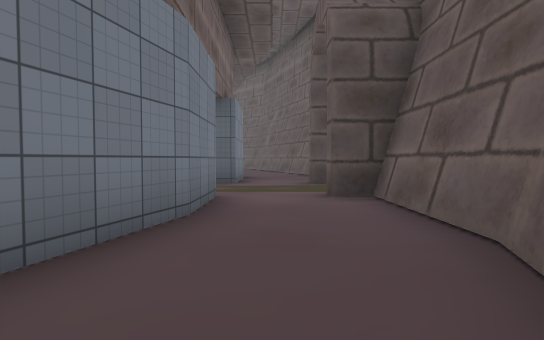
view 1 (above)

24 first-person views from a walk through a Unity game level. The camera is 1.2 m above the floor, tilts 2° down and sees 80° across. The floor is counted in squares, 2 m on a side. Each view is taken from the middle of a square. On the plan, view 1 faces up. The plan holds only what a view shows up to about 10 squares ahead; the rest is blank. The place goes on beyond the plan. The player character is not drawn. Some surface patterns are stand-ins.

view 2
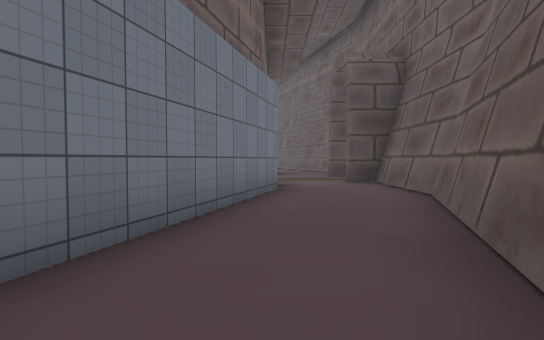

view 3
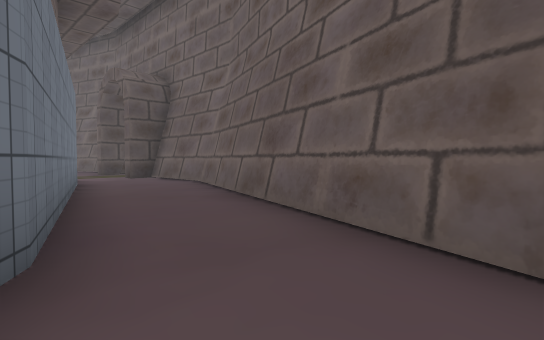

view 4
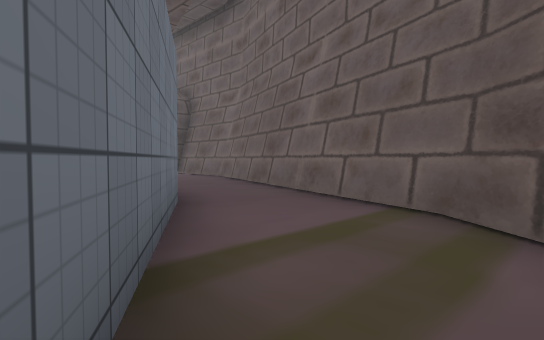

view 5
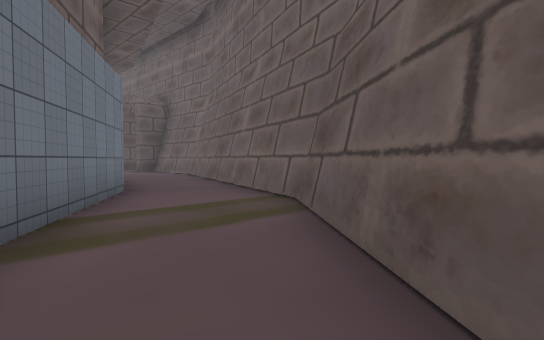

view 6
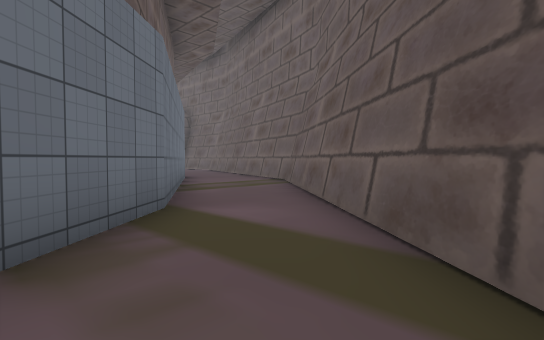

view 7
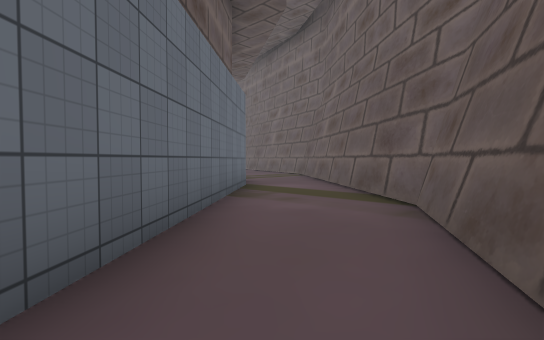

view 8
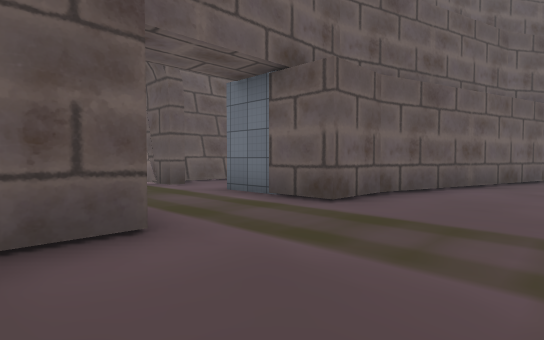

view 9
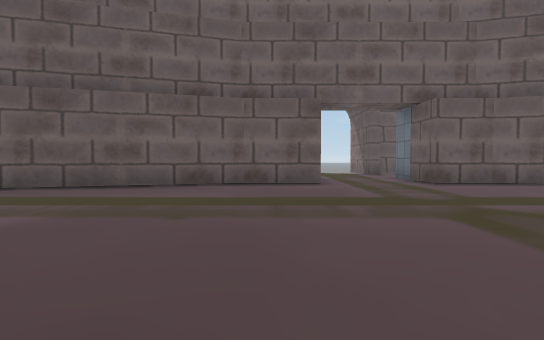

view 10
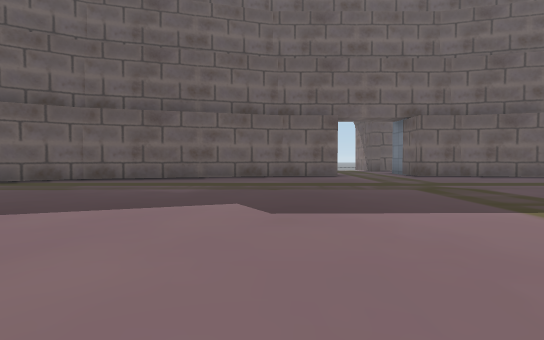

view 11
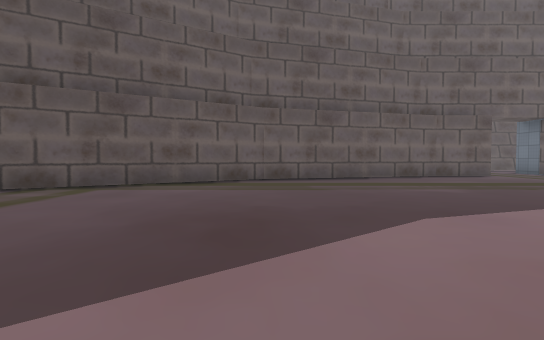

view 12
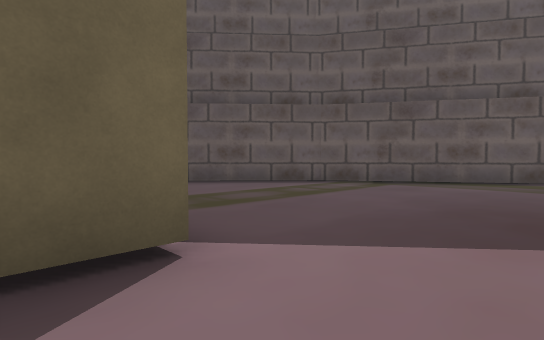

view 13
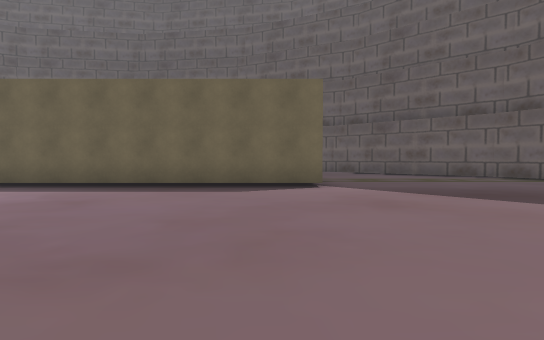

view 14
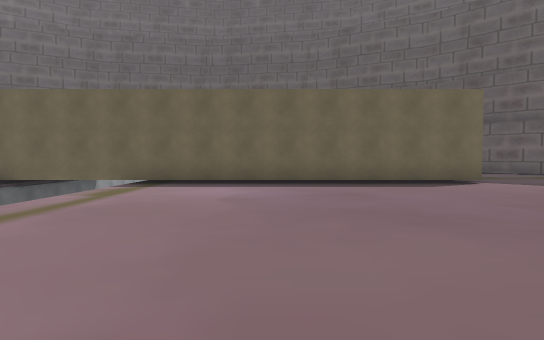

view 15
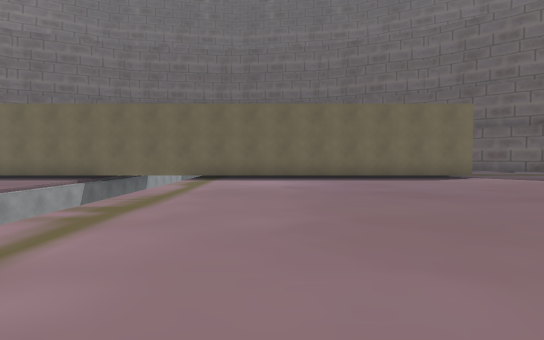

view 16
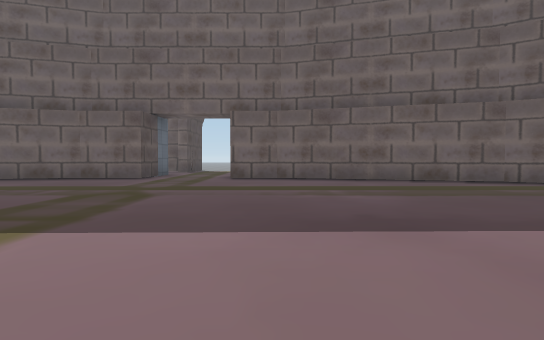

view 17
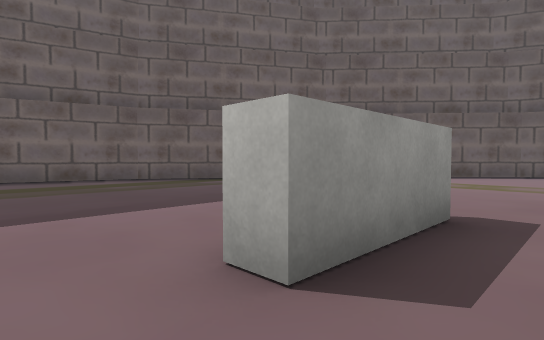

view 18
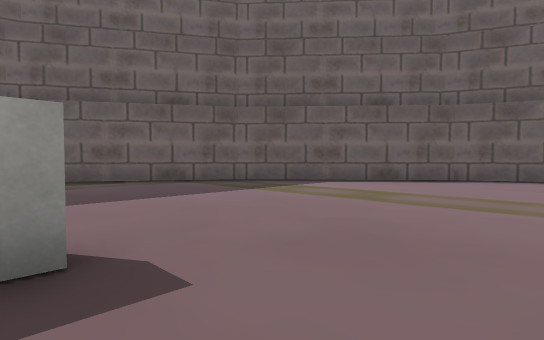

view 19
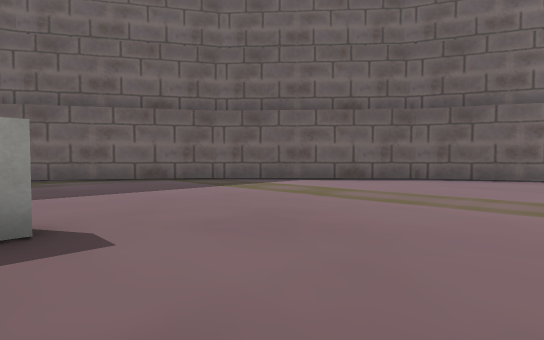

view 20
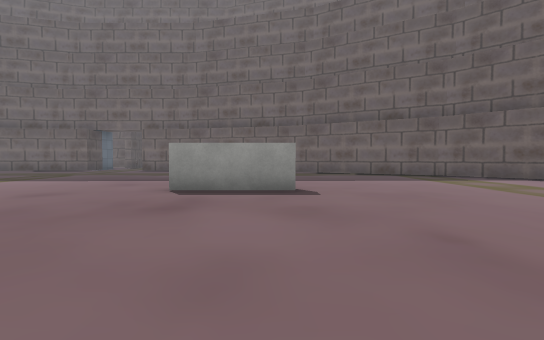

view 21
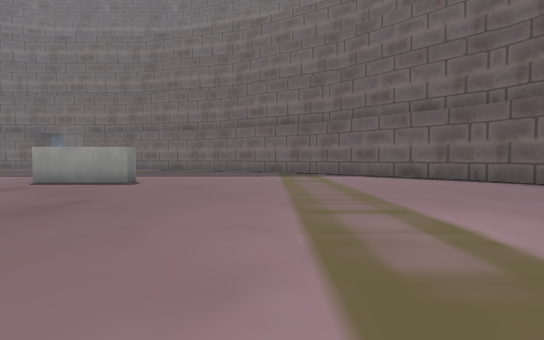

view 22
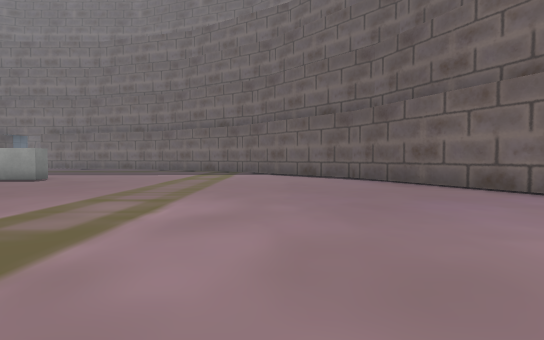

view 23
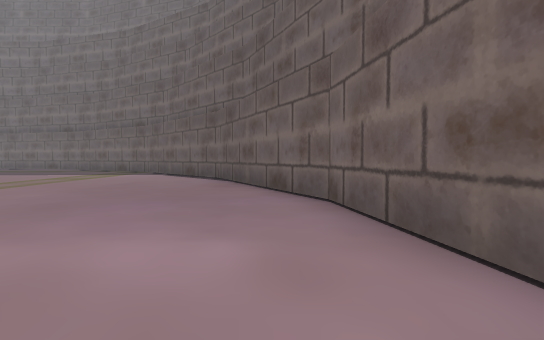

view 24
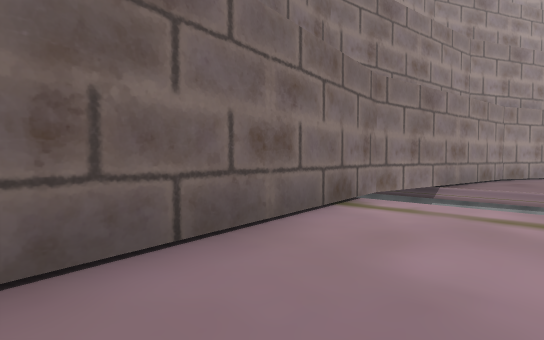

### Floor plan
Key: @ floor where view 1 was taken; # wall or solid block; . floor; = window, fence, low wall or low ledge; v drop or lower ground.
Columns run from 25 left of view 1 to 2 right of it. Each row starts with its distance up from view 1.
 23               ##
 22               .##
 21              ...##
 20             .....##
 19             ......##
 18             .......#
 17 ############.......##
 16 v  .................#
 15 v  .................##
 14 v  ..................#
 13 v  ..................#
 12    ..................##
 11    ...................#
 10    ...... ............###..
  9    .....    ..........###..
  8     ...      .........###.#
  7      .        .............
  6               .............
  5              .........###.##
  4             ..........###..#
  3           ............###..#
  2          ............###..##
  1         .............###..##
  0        .....#........###.@#
 -1       ......#........##..##
 -2        .............###..#
 -3       ..............###..#
 -4      ..............###..##
 -5     ..............####..#
 -6      .............###..##
 -7     .............###..##
 -8    .............####..##
 -9     ...........####..##
-10      ........#####..##
-11    .........####...##
-12 v  ......#### #...##
-13 #v ...####    ..=##
-14 #######       . ##

Where each view was taken, in squares from view 1:
view 1: 0 up, 0 right, facing up
view 2: 3 down, 1 left, facing up
view 3: 5 down, 3 left, facing up-right
view 4: 7 down, 5 left, facing up-right
view 5: 9 down, 5 left, facing up-right
view 6: 12 down, 8 left, facing up-right
view 7: 14 down, 11 left, facing up-right
view 8: 9 up, 6 left, facing down-right
view 9: 9 up, 11 left, facing right
view 10: 10 up, 14 left, facing right
view 11: 15 up, 14 left, facing right
view 12: 15 up, 15 left, facing up-right
view 13: 10 up, 15 left, facing up
view 14: 9 up, 19 left, facing up
view 15: 7 up, 20 left, facing up
view 16: 4 up, 13 left, facing right
view 17: 2 up, 14 left, facing down-right
view 18: 1 down, 15 left, facing down-right
view 19: 1 down, 16 left, facing down-right
view 20: 1 down, 19 left, facing right
view 21: 5 down, 21 left, facing right
view 22: 8 down, 22 left, facing right
view 23: 12 down, 22 left, facing right
view 24: 11 down, 18 left, facing down-left
